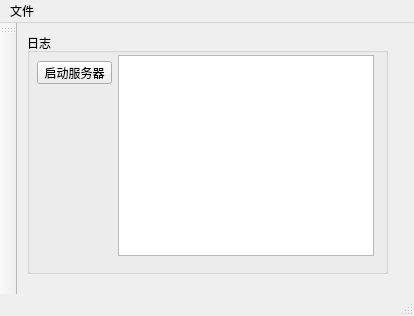
<?xml version="1.0" encoding="UTF-8"?>
<ui version="4.0">
 <class>server_pageClass</class>
 <widget class="QMainWindow" name="server_pageClass">
  <property name="geometry">
   <rect>
    <x>0</x>
    <y>0</y>
    <width>414</width>
    <height>316</height>
   </rect>
  </property>
  <property name="windowTitle">
   <string>server_page</string>
  </property>
  <property name="windowIcon">
   <iconset>
    <normaloff>C:/Users/Administrator/.designer/backup/images/server.ico</normaloff>C:/Users/Administrator/.designer/backup/images/server.ico</iconset>
  </property>
  <property name="autoFillBackground">
   <bool>false</bool>
  </property>
  <widget class="QWidget" name="centralWidget">
   <widget class="QGroupBox" name="groupBox">
    <property name="geometry">
     <rect>
      <x>10</x>
      <y>10</y>
      <width>361</width>
      <height>241</height>
     </rect>
    </property>
    <property name="title">
     <string>日志</string>
    </property>
    <widget class="QTextBrowser" name="text_log">
     <property name="geometry">
      <rect>
       <x>91</x>
       <y>22</y>
       <width>256</width>
       <height>201</height>
      </rect>
     </property>
    </widget>
    <widget class="QPushButton" name="connect">
     <property name="geometry">
      <rect>
       <x>10</x>
       <y>28</y>
       <width>75</width>
       <height>23</height>
      </rect>
     </property>
     <property name="styleSheet">
      <string notr="true">background-image: url(:/server_page/images/6.png);</string>
     </property>
     <property name="text">
      <string>启动服务器</string>
     </property>
    </widget>
   </widget>
  </widget>
  <widget class="QMenuBar" name="menuBar">
   <property name="geometry">
    <rect>
     <x>0</x>
     <y>0</y>
     <width>414</width>
     <height>23</height>
    </rect>
   </property>
   <widget class="QMenu" name="menu">
    <property name="title">
     <string>文件</string>
    </property>
    <addaction name="action1"/>
   </widget>
   <addaction name="menu"/>
  </widget>
  <widget class="QToolBar" name="mainToolBar">
   <property name="styleSheet">
    <string notr="true">color: rgb(255, 255, 255);</string>
   </property>
   <attribute name="toolBarArea">
    <enum>LeftToolBarArea</enum>
   </attribute>
   <attribute name="toolBarBreak">
    <bool>false</bool>
   </attribute>
  </widget>
  <widget class="QStatusBar" name="statusBar"/>
  <action name="action1">
   <property name="text">
    <string>端口</string>
   </property>
  </action>
 </widget>
 <layoutdefault spacing="6" margin="11"/>
 <resources>
  <include location="server_page.qrc"/>
 </resources>
 <connections/>
</ui>
